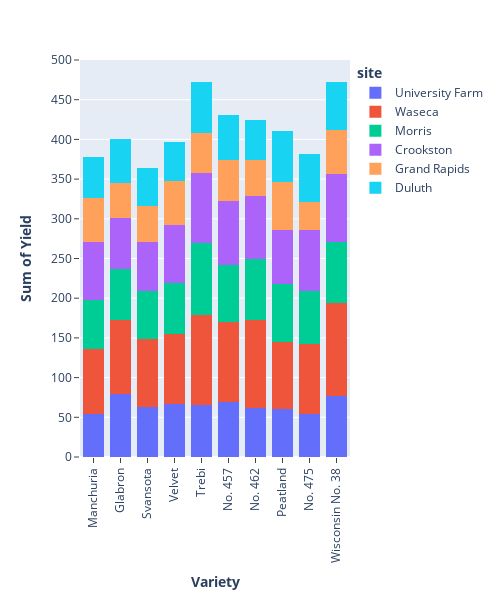
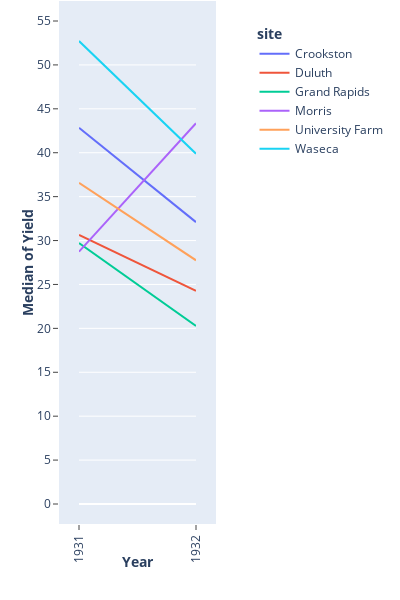

The notebook cell saved with these charts, in order:
### Code cell
#import packages
import pandas
import plotly.graph_objects as go
import plotly.express as px
from vega_datasets import data

# load the data
df = data.barley()

# 'yield' is a reserved varibale name in python. Will rename for ease of writing code
df.rename(columns={'yield' : 'Total_Yield'}, inplace=True)
df.head()

#generate plot 1
fig_1 = px.bar(
    df, 
    x = 'variety', 
    y = 'Total_Yield', 
    color = 'site', 
    barmode = 'stack',
    labels = dict(Total_Yield= '<b>Sum of Yield</b>', variety= '<b>Variety</b>', site='<b>site</b>')
    )

fig_1.update_xaxes(ticks='outside',
                   tickangle = -90
                  )

fig_1.update_yaxes(ticks='outside')

fig_1.update_layout(autosize = False,
                    width = 500,
                    height = 600,
                    yaxis_range = [0,500],
                    yaxis = dict(
                        tick0 = 0,
                        dtick = 50
                    )
                   )

fig_1.update_traces(marker_line_width=0)

#generate plot 2
#first we need to find the median values per site, per year
df_median = df.groupby(by=['site', 'year']).median().reset_index()

#initialize figure
fig_2 = go.Figure()

#iteratively add traces for each site
for site in df_median['site'].unique().tolist():
    fig_2.add_trace(go.Scatter(x=df_median.loc[df_median['site']==site,'year'],
                             y=df_median.loc[df_median['site']==site,'Total_Yield'],
                             mode='lines', 
                             name = site,
                             showlegend=True
                            )
                 )

#format plot to look similar to test case
fig_2.update_layout(yaxis = dict(
                        tickmode = 'linear',
                        tick0 = 0,
                        dtick = 5
                              ),
                  
                  yaxis_range = [0,55],
                  xaxis = dict(
                        tickmode = 'linear',
                        tick0 = 1930,
                        dtick = 1,
                              ),
                  
                  xaxis_range = [1931,1932],
                  margin = dict(l=20, r=20, t=20, b=20, pad=20),
                  legend = dict(title = '<b>site</b>',
                                y = 1,
                                x = 1.5,
                               ),
                  autosize = False,
                  width = 400,
                  height = 600
                 )

fig_2.update_xaxes(title_text = '<b>Year</b>',
                   ticks = 'outside',
                   tickangle = -90
                  )

fig_2.update_yaxes(title_text = '<b>Median of Yield</b>',
                   ticks = 'outside'
                  )

#display the plots
fig_1.show();
fig_2.show()

### Figure 1 — Plotly figure (JSON) as saved in the notebook; plotly's stock layout.template omitted (floating-point values rounded to 4 significant figures)
{"data": [{"alignmentgroup": "True", "hovertemplate": "<b>site</b>=University Farm<br><b>Variety</b>=%{x}<br><b>Sum of Yield</b>=%{y}<extra></extra>", "legendgroup": "University Farm", "marker": {"color": "#636efa", "line": {"width": 0}}, "name": "University Farm", "offsetgroup": "University Farm", "orientation": "v", "showlegend": true, "textposition": "auto", "type": "bar", "x": ["Manchuria", "Glabron", "Svansota", "Velvet", "Trebi", "No. 457", "No. 462", "Peatland", "No. 475", "Wisconsin No. 38", "Manchuria", "Glabron", "Svansota", "Velvet", "Trebi", "No. 457", "No. 462", "Peatland", "No. 475", "Wisconsin No. 38"], "xaxis": "x", "y": [27, 43.07, 35.13, 39.9, 36.57, 43.27, 36.6, 32.77, 24.67, 39.3, 26.9, 36.8, 27.43, 26.8, 29.07, 26.43, 25.57, 28.07, 30, 38], "yaxis": "y"}, {"alignmentgroup": "True", "hovertemplate": "<b>site</b>=Waseca<br><b>Variety</b>=%{x}<br><b>Sum of Yield</b>=%{y}<extra></extra>", "legendgroup": "Waseca", "marker": {"color": "#EF553B", "line": {"width": 0}}, "name": "Waseca", "offsetgroup": "Waseca", "orientation": "v", "showlegend": true, "textposition": "auto", "type": "bar", "x": ["Manchuria", "Glabron", "Svansota", "Velvet", "Trebi", "No. 457", "No. 462", "Peatland", "No. 475", "Wisconsin No. 38", "Manchuria", "Glabron", "Svansota", "Velvet", "Trebi", "No. 457", "No. 462", "Peatland", "No. 475", "Wisconsin No. 38"], "xaxis": "x", "y": [48.87, 55.2, 47.33, 50.23, 63.83, 58.1, 65.77, 48.57, 46.77, 58.8, 33.47, 37.73, 38.5, 37.4, 49.23, 42.2, 44.7, 36.03, 41.27, 58.17], "yaxis": "y"}, {"alignmentgroup": "True", "hovertemplate": "<b>site</b>=Morris<br><b>Variety</b>=%{x}<br><b>Sum of Yield</b>=%{y}<extra></extra>", "legendgroup": "Morris", "marker": {"color": "#00cc96", "line": {"width": 0}}, "name": "Morris", "offsetgroup": "Morris", "orientation": "v", "showlegend": true, "textposition": "auto", "type": "bar", "x": ["Manchuria", "Glabron", "Svansota", "Velvet", "Trebi", "No. 457", "No. 462", "Peatland", "No. 475", "Wisconsin No. 38", "Manchuria", "Glabron", "Svansota", "Velvet", "Trebi", "No. 457", "No. 462", "Peatland", "No. 475", "Wisconsin No. 38"], "xaxis": "x", "y": [27.43, 28.77, 25.77, 26.13, 43.77, 28.7, 30.37, 29.87, 22.6, 29.47, 34.37, 35.13, 35.03, 38.83, 46.63, 43.53, 47, 43.2, 44.23, 47.17], "yaxis": "y"}, {"alignmentgroup": "True", "hovertemplate": "<b>site</b>=Crookston<br><b>Variety</b>=%{x}<br><b>Sum of Yield</b>=%{y}<extra></extra>", "legendgroup": "Crookston", "marker": {"color": "#ab63fa", "line": {"width": 0}}, "name": "Crookston", "offsetgroup": "Crookston", "orientation": "v", "showlegend": true, "textposition": "auto", "type": "bar", "x": ["Manchuria", "Glabron", "Svansota", "Velvet", "Trebi", "No. 457", "No. 462", "Peatland", "No. 475", "Wisconsin No. 38", "Manchuria", "Glabron", "Svansota", "Velvet", "Trebi", "No. 457", "No. 462", "Peatland", "No. 475", "Wisconsin No. 38"], "xaxis": "x", "y": [39.93, 38.13, 40.47, 41.33, 46.93, 45.67, 48.57, 41.6, 44.1, 49.87, 32.97, 26.17, 20.63, 32.07, 41.83, 34.33, 30.53, 25.23, 32.13, 35.9], "yaxis": "y"}, {"alignmentgroup": "True", "hovertemplate": "<b>site</b>=Grand Rapids<br><b>Variety</b>=%{x}<br><b>Sum of Yield</b>=%{y}<extra></extra>", "legendgroup": "Grand Rapids", "marker": {"color": "#FFA15A", "line": {"width": 0}}, "name": "Grand Rapids", "offsetgroup": "Grand Rapids", "orientation": "v", "showlegend": true, "textposition": "auto", "type": "bar", "x": ["Manchuria", "Glabron", "Svansota", "Velvet", "Trebi", "No. 457", "No. 462", "Peatland", "No. 475", "Wisconsin No. 38", "Manchuria", "Glabron", "Svansota", "Velvet", "Trebi", "No. 457", "No. 462", "Peatland", "No. 475", "Wisconsin No. 38"], "xaxis": "x", "y": [32.97, 29.13, 29.67, 23.03, 29.77, 32.17, 24.93, 34.7, 19.7, 34.47, 22.13, 14.43, 16.63, 32.23, 20.63, 19.47, 19.9, 26.77, 15.23, 20.67], "yaxis": "y"}, {"alignmentgroup": "True", "hovertemplate": "<b>site</b>=Duluth<br><b>Variety</b>=%{x}<br><b>Sum of Yield</b>=%{y}<extra></extra>", "legendgroup": "Duluth", "marker": {"color": "#19d3f3", "line": {"width": 0}}, "name": "Duluth", "offsetgroup": "Duluth", "orientation": "v", "showlegend": true, "textposition": "auto", "type": "bar", "x": ["Manchuria", "Glabron", "Svansota", "Velvet", "Trebi", "No. 457", "No. 462", "Peatland", "No. 475", "Wisconsin No. 38", "Manchuria", "Glabron", "Svansota", "Velvet", "Trebi", "No. 457", "No. 462", "Peatland", "No. 475", "Wisconsin No. 38"], "xaxis": "x", "y": [28.97, 29.67, 25.7, 26.3, 33.93, 33.6, 28.1, 32, 33.07, 31.6, 22.57, 25.87, 22.23, 22.47, 30.6, 22.7, 22.5, 31.37, 27.37, 29.33], "yaxis": "y"}], "layout": {"autosize": false, "barmode": "stack", "height": 600, "legend": {"title": {"text": "<b>site</b>"}, "tracegroupgap": 0}, "margin": {"t": 60}, "width": 500, "xaxis": {"anchor": "y", "autorange": true, "domain": [0, 1], "range": [-0.5, 9.5], "tickangle": -90, "ticks": "outside", "title": {"text": "<b>Variety</b>"}, "type": "category"}, "yaxis": {"anchor": "x", "domain": [0, 1], "dtick": 50, "range": [0, 500], "tick0": 0, "ticks": "outside", "title": {"text": "<b>Sum of Yield</b>"}, "type": "linear"}}}

### Figure 2 — Plotly figure (JSON) as saved in the notebook; plotly's stock layout.template omitted (floating-point values rounded to 4 significant figures)
{"data": [{"mode": "lines", "name": "Crookston", "showlegend": true, "type": "scatter", "x": [1931, 1932], "y": [42.85, 32.1]}, {"mode": "lines", "name": "Duluth", "showlegend": true, "type": "scatter", "x": [1931, 1932], "y": [30.63, 24.28]}, {"mode": "lines", "name": "Grand Rapids", "showlegend": true, "type": "scatter", "x": [1931, 1932], "y": [29.72, 20.27]}, {"mode": "lines", "name": "Morris", "showlegend": true, "type": "scatter", "x": [1931, 1932], "y": [28.73, 43.37]}, {"mode": "lines", "name": "University Farm", "showlegend": true, "type": "scatter", "x": [1931, 1932], "y": [36.58, 27.75]}, {"mode": "lines", "name": "Waseca", "showlegend": true, "type": "scatter", "x": [1931, 1932], "y": [52.72, 39.88]}], "layout": {"autosize": false, "height": 600, "legend": {"title": {"text": "<b>site</b>"}, "x": 1.5, "y": 1}, "margin": {"b": 20, "l": 20, "pad": 20, "r": 20, "t": 20}, "width": 400, "xaxis": {"dtick": 1, "range": [1931, 1932], "tick0": 1930, "tickangle": -90, "tickmode": "linear", "ticks": "outside", "title": {"text": "<b>Year</b>"}, "type": "linear"}, "yaxis": {"dtick": 5, "range": [0, 55], "tick0": 0, "tickmode": "linear", "ticks": "outside", "title": {"text": "<b>Median of Yield</b>"}, "type": "linear"}}}
